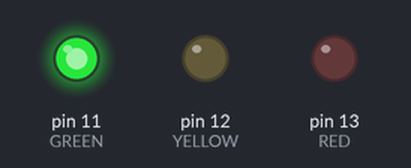
Bench run of a sketch on a simulated Arduino Uno, built with avr-gcc and run on an emulated ATmega328P. Parts: output pins drawn as LEDs (lit = HIGH).

Above: at 2.5 s.
At 6.0 s:
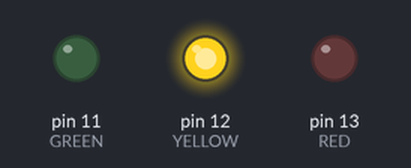
At 9.5 s:
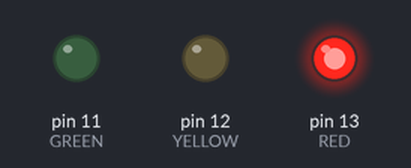
Timing chart, 0 to 15.6 s (numbered marks = the images above):
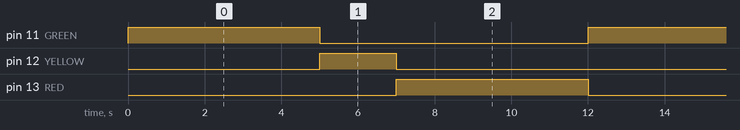

Measured:
- by itself, pin 11 (GREEN), pin 13 (RED): alternates HIGH for 5.0 s and LOW for 7.0 s
- by itself, pin 12 (YELLOW): alternates HIGH for 2.0 s and LOW for 10.0 s
- by itself, everything shown: repeats every 12.0 s, in 3 steps

The sketch:

traffic_light.ino
```cpp
/*
 * Traffic Light System
 * Date: Feb 5 2026
 * Controls 3 LEDs in traffic light sequence
 * Green (5s)  Yellow (2s)  Red (5s)  Repeat
 */

 // Pin definitions
const int GREEN = 11;
const int YELLOW = 12;
const int RED = 13;

void setup() {
  pinMode(GREEN, OUTPUT);
  pinMode(YELLOW, OUTPUT);
  pinMode(RED, OUTPUT);
}

void loop() {
  // GREEN - Go
  digitalWrite(RED, LOW);
  digitalWrite(YELLOW, LOW);
  digitalWrite(GREEN, HIGH);
  delay(5000);

  // YELLOW - Prepare to stop
  digitalWrite(GREEN, LOW);
  digitalWrite(YELLOW, HIGH);
  delay(2000);

  // RED - Stop
  digitalWrite(YELLOW, LOW);
  digitalWrite(RED, HIGH);
  delay(5000);
}
```
